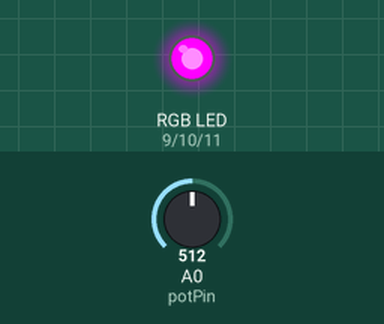
Recording of a sketch running on a simulated Arduino Uno, built with avr-gcc and run on an emulated ATmega328P. On the bench: an RGB LED mixed from three pins (HIGH = lit). The inputs (shaded band) are chosen by the test bench; at power-on: A0 (potPin) = 512.

Above: at 1.2 s.
1.3 s: A0 (potPin) set to 522
At 2.5 s:
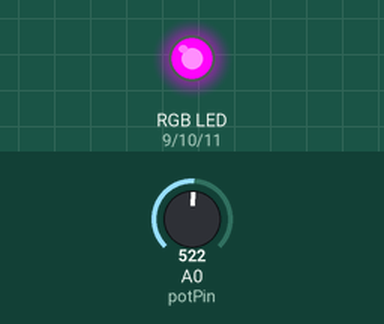
2.8 s: A0 (potPin) set to 511
At 3.8 s:
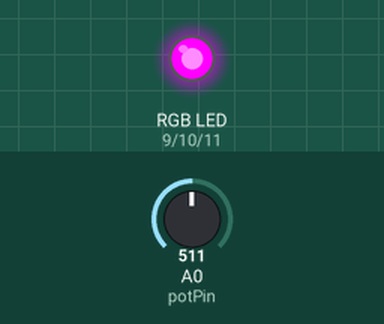
4.3 s: A0 (potPin) set to 306
At 5.0 s:
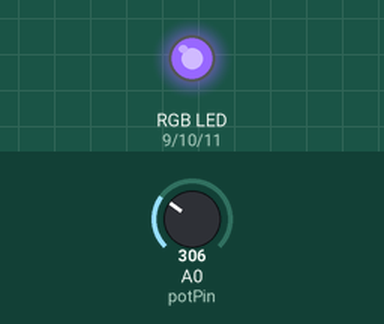
5.8 s: A0 (potPin) set to 122
At 6.1 s:
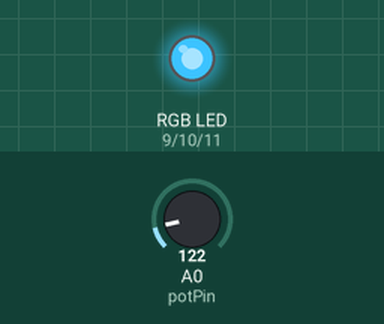
7.3 s: A0 (potPin) set to 0
At 8.5 s:
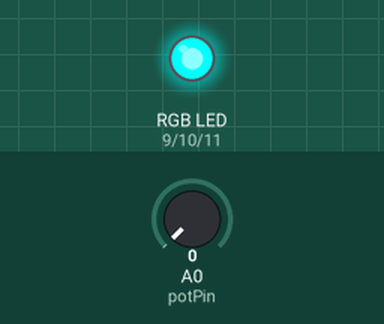
Timing chart, 0 to 9.8 s (numbered marks = the images above; inputs shaded):
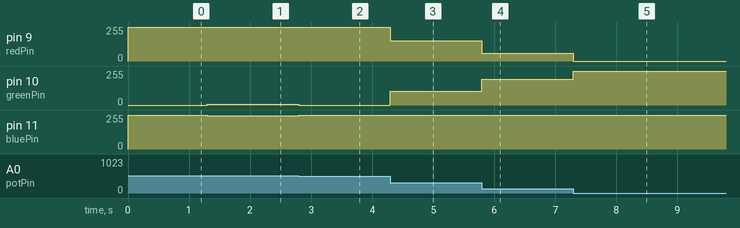

Measured:
- after the input at 1.3 s, pin 10 (greenPin): 0/255 → 4/255 at once; pin 11 (bluePin): 255/255 → 251/255 at once
- after the input at 2.8 s, pin 10 (greenPin): 4/255 → 0/255 at once; pin 11 (bluePin): 251/255 → 255/255 at once
- after the input at 4.3 s, pin 9 (redPin): 255/255 → 152/255 at once; pin 10 (greenPin): 0/255 → 103/255 at once
- after the input at 5.8 s, pin 9 (redPin): 152/255 → 60/255 at once; pin 10 (greenPin): 103/255 → 195/255 at once
- after the input at 7.3 s, pin 9 (redPin): 60/255 → 0/255 at once; pin 10 (greenPin): 195/255 → 255/255 at once

The sketch:

practice-7.ino
```cpp
const int potPin = A0;
const int redPin = 9;
const int greenPin = 10;
const int bluePin = 11;

void setup() {
  pinMode(redPin, OUTPUT);
  pinMode(greenPin, OUTPUT);
  pinMode(bluePin, OUTPUT);
}

void loop() {
  int sensorValue = analogRead(potPin);
  int redValue = 0;
  int greenValue = 0;
  int blueValue = 0;

  if (sensorValue <= 511) {
    redValue = map(sensorValue, 0, 511, 255, 0);
    greenValue = map(sensorValue, 0, 511, 0, 255);
  } else {
    greenValue = map(sensorValue, 512, 1023, 255, 0);
    blueValue = map(sensorValue, 512, 1023, 0, 255);
  }

  analogWrite(redPin, 255 - redValue);
  analogWrite(greenPin, 255 - greenValue);
  analogWrite(bluePin, 255 - blueValue);
}
```
